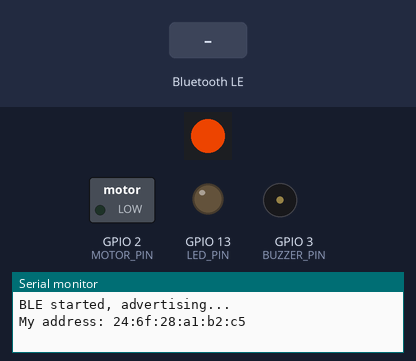
This sketch was run on a simulated ESP32. Shown: 1 RGB LEDs in strip order, left to right, switched loads named in the sketch (green lamp = pin HIGH), output pins drawn as LEDs (lit = HIGH), buzzer (waves = sounding), the last lines printed to the serial monitor. Inputs (shaded band) come from the test bench. Dim RGB values are drawn brighter than linear; nothing arrives over Bluetooth unless stated; a phone connects over Bluetooth LE 3 s after start.

Above: at 3.8 s.
3.9 s: Bluetooth LE write "5" received
At 4.32 s:
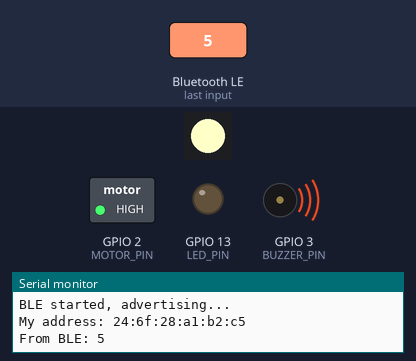
6.9 s: Bluetooth LE write "ping" received
At 7.03 s:
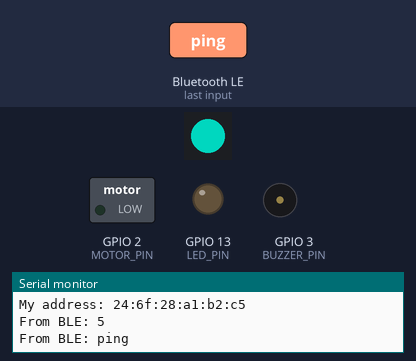
9.9 s: Bluetooth LE write "90" received
At 15.94 s:
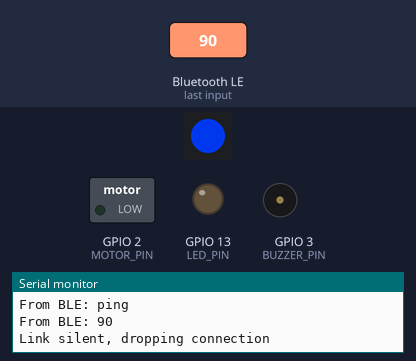
Timing chart, 0 to 18.9 s (numbered marks = the images above; inputs shaded):
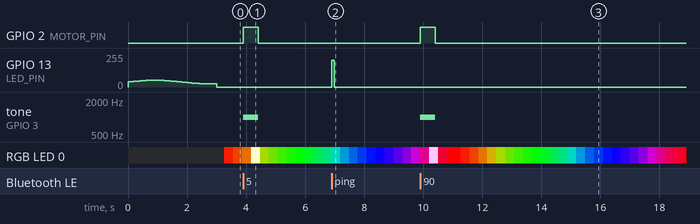

The sketch:

TouchyTailsH2.ino
```cpp
#include <NimBLEDevice.h>
#include <Adafruit_NeoPixel.h>

// ==== CONFIG ====
// BLE
#define DEVICE_NAME         "TouchyTails"
#define SERVICE_UUID        "0000ab00-0000-1000-8000-00805f9b34fb"
#define CHARACTERISTIC_UUID "0000ab01-0000-1000-8000-00805f9b34fb"

// Hardware pins
#define MOTOR_PIN    2
#define LED_PIN      13   // onboard blue status LED
#define BUZZER_PIN   3
#define RGB_PIN      8    // WS2812 / NeoPixel
#define NUM_LEDS     1

// ==== BLE Elements ====
NimBLEServer* pServer;
NimBLEService* pService;
NimBLECharacteristic* pCharacteristic;

// Timing (ms)
const unsigned long DURATION_LIMIT = 500;
const unsigned long WATCHDOG_LIMIT = 6000;  // drop link if host silent (it pings every 2 s)

// ==== STATE ====
Adafruit_NeoPixel strip(NUM_LEDS, RGB_PIN, NEO_GRB + NEO_KHZ800);

float currentValue = 0.0;
volatile unsigned long lastUpdate = 0;
volatile unsigned long lastRx = 0;     // any write, incl. ping
volatile bool linkUp = false;
volatile uint16_t connHandle = 0;

// ==== LED STATE ====
enum ConnState { DISCONNECTED, CONNECTED };
ConnState connState = DISCONNECTED;

bool pingFlashActive = false;
unsigned long lastPingFlash = 0;

bool hapticActiveFlag = false;
int hapticIntensity = 0;
unsigned long lastHapticToggle = 0;
bool hapticFlicker = false;

uint16_t rainbowOffset = 0;
unsigned long lastRainbowUpdate = 0;

// ==== TIMING ====
#define PING_FLASH_DURATION       80    // ms
#define RAINBOW_INTERVAL          30    // ms
#define HAPTIC_FLICKER_INTERVAL   30    // ms
#define BREATH_INTERVAL           15    // ms (controls breathing update rate)
#define BREATH_PERIOD             3000  // ms for one full breath cycle

// ==== FUNCTIONS ====
void setStatusConnected() {
  connState = CONNECTED;
}

void setStatusDisconnected() {
  connState = DISCONNECTED;
}

void pingFlash() {
  pingFlashActive = true;
  lastPingFlash = millis();
}

void hapticActive(int intensity) {
  hapticActiveFlag = true;
  hapticIntensity = constrain(intensity, 0, 255);
}

void hapticStop() {
  hapticActiveFlag = false;
}

// rainbow generator
uint32_t Wheel(byte WheelPos) {
  WheelPos = 255 - WheelPos;
  if (WheelPos < 85) {
    return strip.Color(255 - WheelPos * 3, 0, WheelPos * 3);
  }
  if (WheelPos < 170) {
    WheelPos -= 85;
    return strip.Color(0, WheelPos * 3, 255 - WheelPos * 3);
  }
  WheelPos -= 170;
  return strip.Color(WheelPos * 3, 255 - WheelPos * 3, 0);
}

// ==== HELPERS ====
void applyOutput(float value) {
  int duty = (int)(value * 255.0);
  analogWrite(MOTOR_PIN, duty);

  int freq = (int)(value * 1000.0);
  if (freq > 0) tone(BUZZER_PIN, freq);
  else noTone(BUZZER_PIN);

  if (value > 0) hapticActive((int)(value * 200));
  else hapticStop();
}

void resetRGB() {
  strip.begin();
  strip.clear();
  strip.show();
}

// ==== BLE Event ====
void handleData(const String& data) {
  float value = data.toFloat();
  if (value < 0) return;
  currentValue = constrain(value, 0, 1.0);
  lastUpdate = millis();
  applyOutput(currentValue);
}

// ==== CALLBACKS ====
class CharacteristicCallbacks : public NimBLECharacteristicCallbacks {
  void onWrite(NimBLECharacteristic* c, NimBLEConnInfo& connInfo) override {
    std::string value = c->getValue();
    if (value.empty()) return;
    lastRx = millis();
    String received(value.c_str());
    Serial.println("From BLE: " + received);

    if (received == "ping") {
      pingFlash();
      return;
    }
    handleData(received);
  }
} chrCallbacks;

class ServerCallbacks : public NimBLEServerCallbacks {
  void onConnect(NimBLEServer* pServer, NimBLEConnInfo& connInfo) override {
    connHandle = connInfo.getConnHandle();
    lastRx = millis();
    linkUp = true;
    setStatusConnected();
  }
  void onDisconnect(NimBLEServer* pServer, NimBLEConnInfo& connInfo, int reason) override {
    linkUp = false;
    lastUpdate = 0;  // loop() will zero the output on next tick
    setStatusDisconnected();
    Serial.printf("Disconnected (reason %d), advertising again\n", reason);
    NimBLEDevice::startAdvertising();  // no reboot needed
  }
};

// ==== BLE INIT ====
void initBLE() {
  NimBLEDevice::init(DEVICE_NAME);

  pServer = NimBLEDevice::createServer();
  pServer->setCallbacks(new ServerCallbacks());

  pService = pServer->createService(SERVICE_UUID);
  pCharacteristic = pService->createCharacteristic(
    CHARACTERISTIC_UUID,
    NIMBLE_PROPERTY::READ | NIMBLE_PROPERTY::WRITE |
    NIMBLE_PROPERTY::WRITE_NR | NIMBLE_PROPERTY::NOTIFY
  );
  pCharacteristic->setCallbacks(&chrCallbacks);
  pService->start();

  NimBLEAdvertising* pAdvertising = NimBLEDevice::getAdvertising();
  NimBLEAdvertisementData advertisement;
  advertisement.setName(DEVICE_NAME);
  advertisement.addServiceUUID(SERVICE_UUID);
  pAdvertising->setAdvertisementData(advertisement);

  NimBLEAdvertisementData scanResponse;
  scanResponse.setName(DEVICE_NAME);
  pAdvertising->setScanResponseData(scanResponse);

  pAdvertising->start();
  Serial.println("BLE started, advertising...");
  Serial.print("My address: ");
  Serial.println(NimBLEDevice::getAddress().toString().c_str());
}

void initPins(){
  pinMode(MOTOR_PIN, OUTPUT);
  pinMode(LED_PIN, OUTPUT);
  pinMode(BUZZER_PIN, OUTPUT);

  digitalWrite(MOTOR_PIN, LOW);
  analogWrite(LED_PIN, 0);
}

// ==== LED UPDATE ====
void updateLEDs() {
  unsigned long now = millis();

  // --- Blue status LED ---
  static unsigned long lastBreathUpdate = 0;
  static float breathPhase = 0.0;

  if (connState == DISCONNECTED) {
    // Breathing effect between 10% and 30%
    if (now - lastBreathUpdate > BREATH_INTERVAL) {
      lastBreathUpdate = now;
      breathPhase += (2.0 * PI / BREATH_PERIOD) * BREATH_INTERVAL;
      if (breathPhase > 2 * PI) breathPhase -= 2 * PI;
      float breath = (sin(breathPhase) + 1.0) / 2.0; // 0..1
      int brightness = 25 + (int)(breath * 26); // range ~10%–30%
      analogWrite(LED_PIN, brightness);
    }
  } else {
    // Connected: LED off, unless ping flash
    if (pingFlashActive) {
      if (now - lastPingFlash < PING_FLASH_DURATION) {
        analogWrite(LED_PIN, 200); // bright flash
      } else {
        pingFlashActive = false;
        analogWrite(LED_PIN, 0);
      }
    } else {
      analogWrite(LED_PIN, 0);
    }
  }

  // --- RGB LED ---
  if (connState == DISCONNECTED) {
    strip.clear();
    strip.show();
    return;
  }

  // Connected: normal rainbow + haptic flicker
  uint32_t color = 0;
  if (now - lastRainbowUpdate > RAINBOW_INTERVAL) {
    rainbowOffset++;
    lastRainbowUpdate = now;
  }
  color = Wheel(rainbowOffset & 255);

  if (hapticActiveFlag) {
    if (now - lastHapticToggle > HAPTIC_FLICKER_INTERVAL) {
      hapticFlicker = !hapticFlicker;
      lastHapticToggle = now;
    }
    if (hapticFlicker) {
      int r = (int)((color >> 16) & 0xFF);
      int g = (int)((color >> 8) & 0xFF);
      int b = (int)(color & 0xFF);
      r = min(255, r + hapticIntensity);
      g = min(255, g + hapticIntensity);
      b = min(255, b + hapticIntensity);
      color = strip.Color(r, g, b);
    }
  }

  strip.setPixelColor(0, color);
  strip.show();
}

// ==== SETUP ====
void setup() {
  Serial.begin(115200);
  initPins();
  initBLE();
  resetRGB();
}

// ==== LOOP ====
void loop() {
  unsigned long now = millis();

  if (currentValue != 0 && (now - lastUpdate) >= DURATION_LIMIT) {
    currentValue = 0.0;
    applyOutput(currentValue);
  }

  if (linkUp && (now - lastRx) >= WATCHDOG_LIMIT) {
    Serial.println("Link silent, dropping connection");
    lastRx = now;
    pServer->disconnect(connHandle);
  }

  updateLEDs();
  delay(5);
}
```

Measured:
- after the input at 3.9 s, GPIO 2 (MOTOR_PIN): LOW → HIGH at once, → LOW 0.50 s later; tone on GPIO 3 (BUZZER_PIN): silent → 1000 Hz at once, → silent 0.50 s later
- after the input at 6.9 s, GPIO 13 (LED_PIN): 0/255 → 200/255 at once, → 0/255 0.08 s later
- after the input at 9.9 s, GPIO 2 (MOTOR_PIN): LOW → HIGH at once, → LOW 0.50 s later; tone on GPIO 3 (BUZZER_PIN): silent → 1000 Hz at once, → silent 0.50 s later
